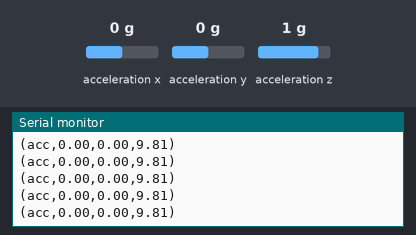
A sketch run on a simulated Arduino Uno, built with avr-gcc and run on an emulated ATmega328P. On the bench: the last lines printed to the serial monitor. The test bench sets the inputs (shaded band); at power-on: acceleration x 0 g, acceleration y 0 g, acceleration z 1 g.

Above: at 1.2 s.
1.3 s: acceleration x set to 1.4 g
At 2.0 s:
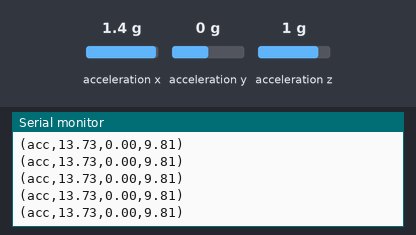
4.3 s: acceleration y set to -1.4 g
At 4.9 s:
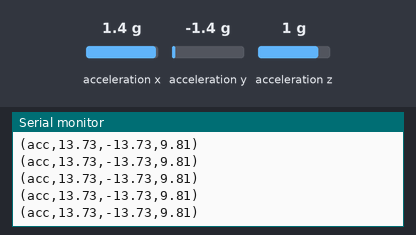
5.8 s: acceleration x set to -0.8 g
At 6.7 s:
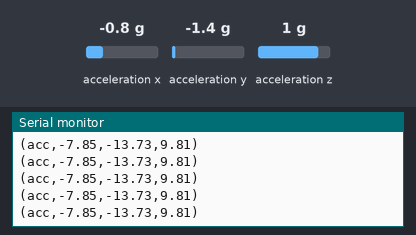
8.8 s: acceleration z set to -1.4 g
At 9.4 s:
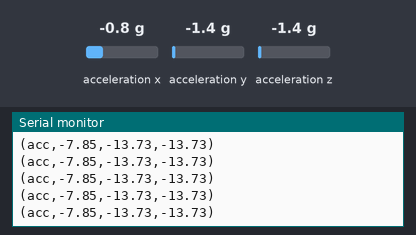
10.3 s: acceleration y set to 1.4 g
At 11.1 s:
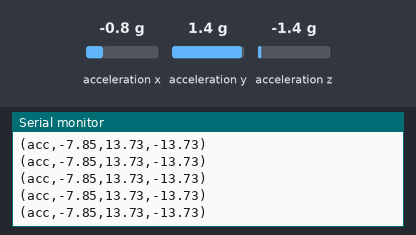
Timing chart, 0 to 13.3 s (numbered marks = the images above; inputs shaded):
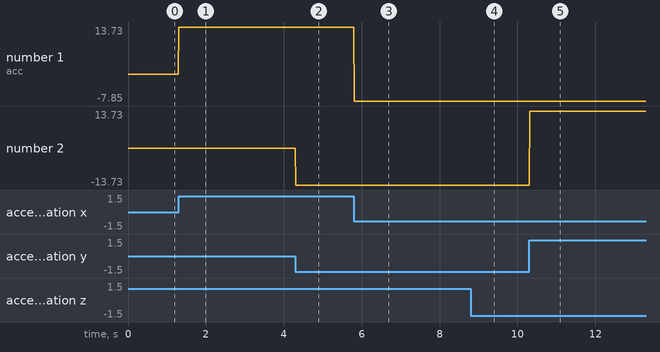

Measured:
- after the input at 1.3 s, the serial monitor: prints a new line at once (image 1)
- after the input at 4.3 s, the serial monitor: prints a new line at once (image 2)
- after the input at 5.8 s, the serial monitor: prints a new line at once (image 3)
- after the input at 8.8 s, the serial monitor: prints a new line at once (image 4)
- after the input at 10.3 s, the serial monitor: prints a new line at once (image 5)
- plotted number 1: 0 → 13.73 after the input at 1.3 s, 13.73 → -7.85 after the input at 5.8 s
- plotted number 2: 0 → -13.73 after the input at 4.3 s, -13.73 → 13.73 after the input at 10.3 s

The sketch:

acc_only.ino
```cpp
#include <SoftwareSerial.h>
#include <Wire.h>
#include <Adafruit_MMA8451.h>
#include <Adafruit_Sensor.h>


Adafruit_MMA8451 mma = Adafruit_MMA8451();


void setup()
{
  Serial.begin(115200);

  Serial.println("Adafruit MMA8451 test!");
  if (! mma.begin()) {
    Serial.println("Couldnt start");
    while (1);
  }
  //Serial.println("MMA8451 found!");
  mma.setRange(MMA8451_RANGE_2_G);
  Serial.print("Range = "); Serial.print(2 << mma.getRange());
  Serial.println("G");
}


//////////////////////////////////////////////////////


uint32_t timer = millis();
void loop() {


  if (timer > millis())  timer = millis();

  if (millis() - timer > 1000) {
    timer = millis();
  }

  sensors_event_t event;
  mma.getEvent(&event);
  Serial.print("(acc,");
  Serial.print(event.acceleration.x); Serial.print(",");
  Serial.print(event.acceleration.y); Serial.print(",");
  Serial.print(event.acceleration.z); Serial.print(")");
  Serial.println();
  delay(1000/100);

}
```
